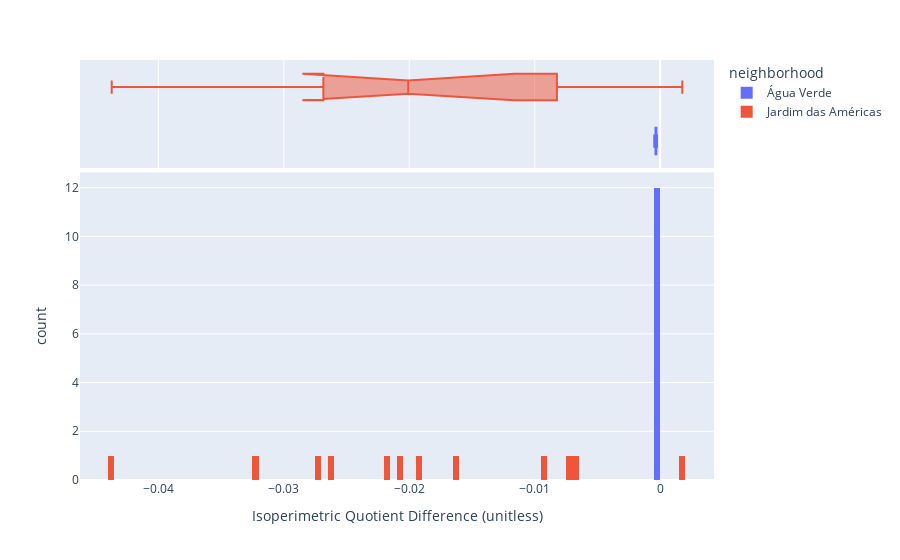

Write notebook code for a chart like this one.
### Code cell
px.histogram(gdf, 
             x='isoperimetric_diff', 
            #  y="tip", 
             color="neighborhood",
                   marginal="box", # or violin, rug
                #    hover_data=df.columns
                # range_x=(0,30),
                                labels = {
                  'isoperimetric_diff' : 'Isoperimetric Quotient Difference (unitless)'  
                },
                width = 900,
                nbins=100,
                   )

### Figure 1 — Plotly figure (JSON) as saved in the notebook; plotly's stock layout.template omitted (floating-point values rounded to 4 significant figures)
{"data": [{"alignmentgroup": "True", "bingroup": "x", "hovertemplate": "neighborhood=Água Verde<br>Isoperimetric Quotient Difference (unitless)=%{x}<br>count=%{y}<extra></extra>", "legendgroup": "Água Verde", "marker": {"color": "#636efa", "pattern": {"shape": ""}}, "name": "Água Verde", "nbinsx": 100, "offsetgroup": "Água Verde", "orientation": "v", "showlegend": true, "type": "histogram", "x": [-0.000364, -0.0003199, -0.0003399, -0.0003922, -0.0004733, -0.0002539, -0.0003837, -0.0002789, -0.0003219, -0.000283, -0.0003463, -0.0003316], "xaxis": "x", "yaxis": "y"}, {"alignmentgroup": "True", "hovertemplate": "neighborhood=Água Verde<br>Isoperimetric Quotient Difference (unitless)=%{x}<extra></extra>", "legendgroup": "Água Verde", "marker": {"color": "#636efa"}, "name": "Água Verde", "notched": true, "offsetgroup": "Água Verde", "showlegend": false, "type": "box", "x": [-0.000364, -0.0003199, -0.0003399, -0.0003922, -0.0004733, -0.0002539, -0.0003837, -0.0002789, -0.0003219, -0.000283, -0.0003463, -0.0003316], "xaxis": "x2", "yaxis": "y2"}, {"alignmentgroup": "True", "bingroup": "x", "hovertemplate": "neighborhood=Jardim das Américas<br>Isoperimetric Quotient Difference (unitless)=%{x}<br>count=%{y}<extra></extra>", "legendgroup": "Jardim das Américas", "marker": {"color": "#EF553B", "pattern": {"shape": ""}}, "name": "Jardim das Américas", "nbinsx": 100, "offsetgroup": "Jardim das Américas", "orientation": "v", "showlegend": true, "type": "histogram", "x": [-0.04372, -0.0215, -0.006692, 0.001764, -0.03229, -0.02081, -0.02747, -0.01935, -0.009143, -0.02623, -0.01628, -0.007316], "xaxis": "x", "yaxis": "y"}, {"alignmentgroup": "True", "hovertemplate": "neighborhood=Jardim das Américas<br>Isoperimetric Quotient Difference (unitless)=%{x}<extra></extra>", "legendgroup": "Jardim das Américas", "marker": {"color": "#EF553B"}, "name": "Jardim das Américas", "notched": true, "offsetgroup": "Jardim das Américas", "showlegend": false, "type": "box", "x": [-0.04372, -0.0215, -0.006692, 0.001764, -0.03229, -0.02081, -0.02747, -0.01935, -0.009143, -0.02623, -0.01628, -0.007316], "xaxis": "x2", "yaxis": "y2"}], "layout": {"barmode": "relative", "legend": {"title": {"text": "neighborhood"}, "tracegroupgap": 0}, "margin": {"t": 60}, "width": 900, "xaxis": {"anchor": "y", "domain": [0, 1], "title": {"text": "Isoperimetric Quotient Difference (unitless)"}}, "xaxis2": {"anchor": "y2", "domain": [0, 1], "matches": "x", "showgrid": true, "showticklabels": false}, "yaxis": {"anchor": "x", "domain": [0, 0.7326], "title": {"text": "count"}}, "yaxis2": {"anchor": "x2", "domain": [0.7426, 1], "matches": "y2", "showgrid": false, "showline": false, "showticklabels": false, "ticks": ""}}}
